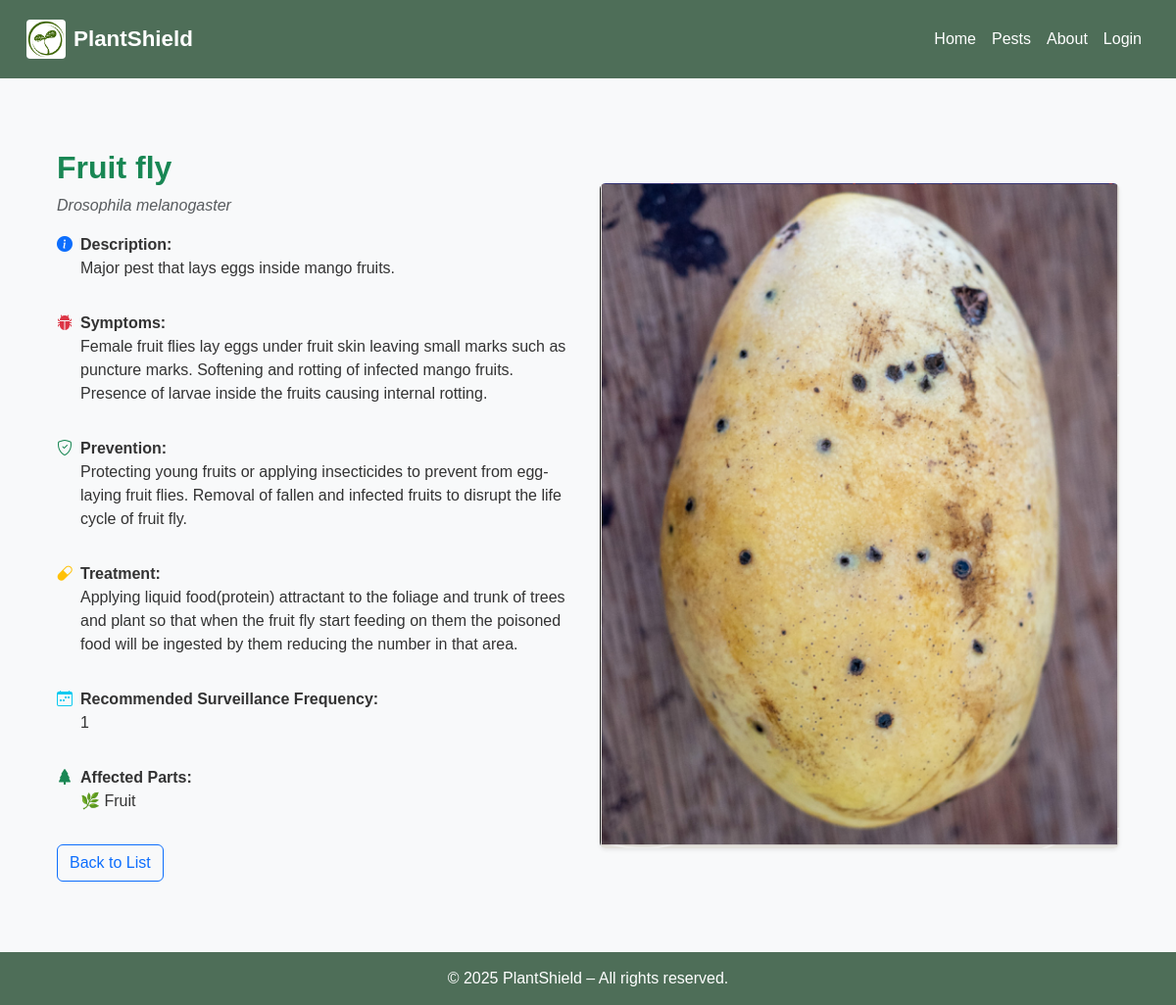
Screenshot of /pests/5/ with the database file from the repository.
### pest_web/models.py (models this page shows, shortened)
class PestDisease(models.Model):
    identifier = models.IntegerField(
        null=False,
        blank=False,
        unique=True,
        default=1,
    )
    name = models.CharField(max_length=100)
    scientific_name = models.CharField(max_length=100)
    description = models.TextField(blank=True)
    image_url = models.CharField(blank=True, max_length=250)
    image_reference = models.TextField(blank=True)
    symptoms = models.TextField()
    prevention = models.TextField()
    treatment = models.TextField()
    affected_parts = models.ManyToManyField(PlantPart)  # Changed to ManyToMany as a pest can affect multiple parts
    recommended_frequency = models.CharField(max_length=100)
    plant_type = models.ForeignKey(PlantType, on_delete=models.SET_NULL, null=True, blank=True) # Using CharField for now, can be ForeignKey if you create PlantType model

class PlantPart(models.Model):
    name = models.CharField(max_length=100)
    description = models.TextField(blank=True)

### pest_web/views.py (the view)
# urls.py: re_path(r'^pests/(?P<pk>\d+)/s*$', PestDiseaseDetailView.as_view(), name='pest_detail'),
class PestDiseaseDetailView(DetailView):
    model = PestDisease
    template_name = 'pests/details.html'
    context_object_name = 'pest'

### pest_web/templates/pests/details.html (shortened to what this page needs)
{% extends "pests/base.html" %}
{% load static %}
{% block content %}
<section class="container my-5 pest-detail">
  <div class="row g-4 align-items-center">
    <div class="col-md-6">
      <h2 class="text-success fw-bold">{{ pest.name }}</h2>
      <p class="text-muted fst-italic">{{ pest.scientific_name }}</p>
      <div class="mb-3 d-flex align-items-start">
        <span class="me-2"><i class="bi bi-info-circle-fill text-primary"></i></span>
        <div>
          <strong>Description:</strong>
          <p>{{ pest.description }}</p>
        </div>
      </div>
      <div class="mb-3 d-flex align-items-start">
        <span class="me-2"><i class="bi bi-bug-fill text-danger"></i></span>
        <div>
          <strong>Symptoms:</strong>
          <p>{{ pest.symptoms }}</p>
        </div>
      </div>
      <div class="mb-3 d-flex align-items-start">
        <span class="me-2"><i class="bi bi-shield-check text-success"></i></span>
        <div>
          <strong>Prevention:</strong>
          <p>{{ pest.prevention }}</p>
        </div>
      </div>
      <div class="mb-3 d-flex align-items-start">
        <span class="me-2"><i class="bi bi-capsule text-warning"></i></span>
        <div>
          <strong>Treatment:</strong>
          <p>{{ pest.treatment }}</p>
        </div>
      </div>
      <div class="mb-3 d-flex align-items-start">
        <span class="me-2"><i class="bi bi-calendar-week text-info"></i></span>
        <div>
          <strong>Recommended Surveillance Frequency:</strong>
          <p>{{ pest.recommended_frequency }}</p>
        </div>
      </div>
      <div class="mb-3 d-flex align-items-start">
        <span class="me-2"><i class="bi bi-tree-fill text-success"></i></span>
        <div>
          <strong>Affected Parts:</strong>
          <ul class="list-unstyled mb-0">
            {% for part in pest.affected_parts.all %}
              <li>🌿 {{ part.name }}</li>
            {% endfor %}
          </ul>
        </div>
      </div>
      <a href="{% url 'pest_list' %}" class="btn btn-outline-primary mt-3">Back to List</a>
    </div>
    <div class="col-md-6 text-center">
      {% if pest.image_url %}
  <img src="{% static pest.image_url %}" alt="{{ pest.name }}" class="img-fluid rounded shadow-sm">
{% else %}
  <img src="{% static 'images/placeholder.png' %}" alt="No image" class="img-fluid rounded shadow-sm">
{% endif %}
    </div>
  </div>
</section>
{% endblock %}

### pest_web/static/css/style.css (style rules this page uses)
* { margin: 0; padding: 0; box-sizing: border-box; }
body { font-family: Arial, sans-serif; background-color: #f8f9fa; color: #333; }

### rows the page displays
PestDisease: name "Fruit fly", scientific_name "Drosophila melanogaster", description "Major pest that lays eggs inside mango fruits.", symptoms "Female fruit flies lay eggs under fruit skin leaving small marks such as puncture marks. Softening and rotting of infected mango fruits. Presence of larvae inside the fruits causing internal rotting.", prevention "Protecting young fruits or applying insecticides to prevent from egg-laying fruit flies. Removal of fallen and infected fruits to disrupt the life cycle of fruit fly.", treatment "Applying liquid food(protein) attractant to the foliage and trunk of trees and plant so that when the fruit fly start feeding on them the poisoned food will be ingested by them reducing the number in that area.", recommended_frequency "1", image_url (picture)
PlantPart: name "Fruit"
